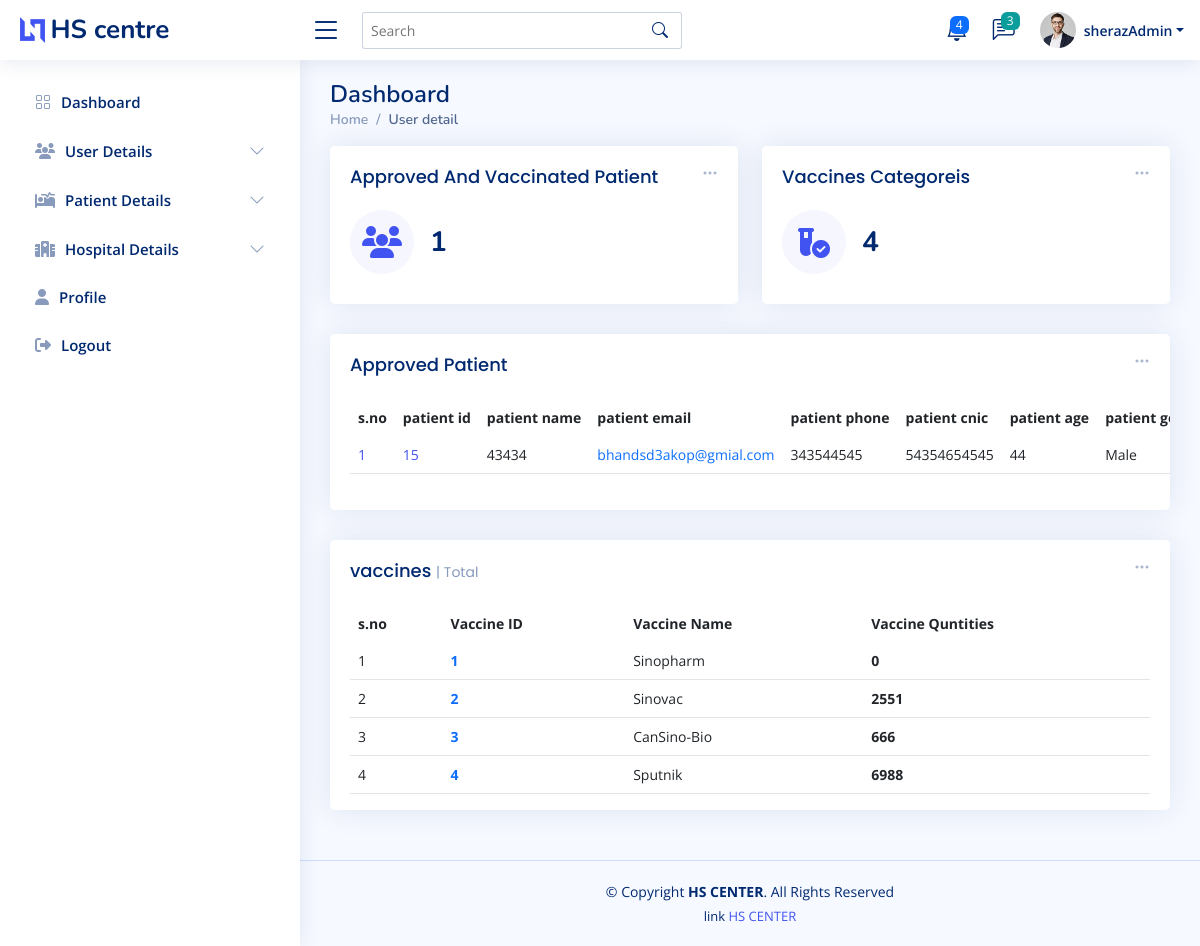
/admin_app_pat.php (signed in), run on the app's committed database.
### tables this page shows
CREATE TABLE `accept_patient` (
  `pateint_id` int(11) NOT NULL,
  `reg_pateint_id` int(11) NOT NULL,
  `patient_name` varchar(200) NOT NULL,
  `patient_email` varchar(200) NOT NULL,
  `patient_phone` varchar(255) NOT NULL,
  `patient_cnic` varchar(255) NOT NULL,
  `patient_age` varchar(222) NOT NULL,
  `patient_select_hos` varchar(222) NOT NULL,
  `patient_gender` varchar(222) NOT NULL,
  `patient_vacc` varchar(222) NOT NULL,
  `patient_app_day` varchar(222) NOT NULL,
  `pateint_dos_1` varchar(222) NOT NULL,
  `pateint_dos_2` varchar(222) NOT NULL,
  `pateint_dos_1_date` varchar(111) NOT NULL,
  `pateint_dos_2_date` varchar(111) NOT NULL
);

CREATE TABLE `vaccine` (
  `vaccine_id` int(11) NOT NULL,
  `vaccine_name` varchar(222) NOT NULL,
  `vaccine_qunt` int(11) NOT NULL
);

### admin_app_pat.php (the view, shortened to what this page needs)
<?php
require 'conn.php';
$fetch_vaccineQ = "SELECT * FROM `vaccine`";
$fetch_vaccine = mysqli_query($conn,$fetch_vaccineQ);
$totalvaccine = mysqli_num_rows($fetch_vaccine);
$fetch_app_PatientQ = "SELECT * FROM `accept_patient` WHERE `pateint_dos_1`='not vaccinated' AND `pateint_dos_2`='not vaccinated' OR `pateint_dos_1`='vaccinated' AND `pateint_dos_2`='not vaccinated'";
$fetch_app_Patient = mysqli_query($conn,$fetch_app_PatientQ);
$total_app_Patient = mysqli_num_rows($fetch_app_Patient);
?>
<!DOCTYPE html>
<html lang="en">
<head>
  <?php require './component/_admin_link.php'?>
</head>
<body>
<?php require './component/_admin_nav.php';?>
  <main id="main" class="main " >
    <div class="pagetitle ">
      <h1>Dashboard</h1>
      <nav>
        <ol class="breadcrumb">
          <li class="breadcrumb-item"><a href="admin-index.php">Home</a></li>
          <li class="breadcrumb-item active">User detail</li>
        </ol>
      </nav>
    </div>
    <section class="section dashboard ">
      <div class="row ">
        <div class="col-lg-12">
          <div class="row ">
            <div class="col-xxl-4 col-md-6  w-50">
              <div class="card info-card sales-card">
                <div class="filter">
                  <a class="icon" href="#" data-bs-toggle="dropdown"><i class="bi bi-three-dots"></i></a>
                </div>
                <div class="card-body">
                  <h5 class="card-title">Approved And Vaccinated Patient </h5>
                  <div class="d-flex align-items-center">
                    <div class="card-icon rounded-circle d-flex align-items-center justify-content-center">
                    <i class="fa-solid fa-users"></i>
                    </div>
                    <div class="ps-3">
                      <h6><?=$total_app_Patient?></h6>
                    </div>
                  </div>
                </div>
              </div>
            </div>
            <div class="col-xxl-4 col-xl-12 w-50">
<div class="card info-card sales-card">
  <div class="filter">
    <a class="icon" href="#" data-bs-toggle="dropdown"><i class="bi bi-three-dots"></i></a>
  </div>
  <div class="card-body">
    <h5 class="card-title">Vaccines Categoreis </h5>
    <div class="d-flex align-items-center">
      <div class="card-icon rounded-circle d-flex align-items-center justify-content-center">
      <i class="fa-solid fa-vial-circle-check"></i>
      </div>
      <div class="ps-3">
        <h6><?=$totalvaccine?></h6>
      </div>
    </div>
  </div>
</div>
</div>
 <div class="col-12" >
              <div class="card recent-sales overflow-auto">
                <div class="filter">
                  <a class="icon" href="#" data-bs-toggle="dropdown"><i class="bi bi-three-dots"></i></a>
                </div>
                <div class="card-body">
                  <h5 class="card-title">Approved Patient</h5>
                  <table class="table table-borderless datatable" id="dowload_pdf">
                    <thead>
                      <tr>
                        <th scope="col">s.no</th>
                        <th scope="col">patient id</th>
                        <th scope="col">patient name</th>
                        <th scope="col">patient email</th>
                        <th scope="col">patient phone</th>
                        <th scope="col">patient cnic</th>
                        <th scope="col">patient age</th>
                        <th scope="col">patient gender</th>
                      </tr>
                    </thead>
                    <tbody>
                    <?php
                    if($total_app_Patient  > 0){
                      while($app_patient_data = mysqli_fetch_assoc($fetch_app_Patient)){
                        $j+=1;
if($app_patient_data['pateint_dos_1'] == 'vaccinated'){
    echo '<tr>
    <td scope="row"><a href="#">'.$j.'</a></td>
    <td scope="row"><a href="#">'.$app_patient_data['reg_pateint_id'].'</a></td>
    <td>'.$app_patient_data['patient_name'].'</td>
    <td><a  class="text-primary">'.$app_patient_data['patient_email'].'</a></td>
    <td>'.$app_patient_data['patient_phone'].'</td>
    <td>'.$app_patient_data['patient_cnic'].'</td>
    <td>'.$app_patient_data['patient_age'].'</td>
    <td>'.$app_patient_data['patient_gender'].'</td>
    <td>'.$app_patient_data['patient_vacc'].'</td>
    <td>'.$app_patient_data['patient_app_day'].'</td>
    <td>'.$app_patient_data['patient_select_hos'].'</td>
    <td>'.$app_patient_data['pateint_dos_1'].'</td>
    <td>'.$app_patient_data['pateint_dos_1_date'].'</td>
    <td>'.$app_patient_data['pateint_dos_2'].'</td>
    <td>'.$app_patient_data['pateint_dos_2_date'].'</td>
    <td><a  href="admin_pat_update.php?patient_ID='.$app_patient_data['pateint_id'].'" class="badge bg-success ">Update</a></td>  </tr>';
}
}
                    }
                    ?>
                    </tbody>
                  </table>
                </div>
              </div>
            </div>
<div class="col-12 ">
              <div class="card top-selling overflow-auto">
                <div class="filter">
                  <a class="icon" href="#" data-bs-toggle="dropdown"><i class="bi bi-three-dots"></i></a>
                </div>
                <div class="card-body pb-0">
                  <h5 class="card-title">vaccines <span>| Total</span></h5>
                  <table class="table table-borderless">
                    <thead>
                      <tr>
                        <th scope="col">s.no</th>
                        <th scope="col">Vaccine ID</th>
                        <th scope="col">Vaccine Name</th>
                        <th scope="col">Vaccine Quntities</th>
                      </tr>
                    </thead>
                    <tbody>
                      <?php
                      if($totalvaccine > 0){
                        while($vaccine_data = mysqli_fetch_assoc($fetch_vaccine)){
                          $k+=1;
                          echo ' <tr>
                          <td>'.$k.'</td>
                          <td><a href="#" class="text-primary fw-bold">'.$vaccine_data['vaccine_id'].'</a></td>
                          <td>'.$vaccine_data['vaccine_name'].'</td>
                          <td class="fw-bold">'.$vaccine_data['vaccine_qunt'].'</td>
                        </tr>';
                        }
                      }
                      ?>
                    </tbody>
                  </table>
                </div>
              </div>
            </div>
          </div>
        </div>
      </div>
    </section>
  </main>
  <?php require './component/_admin_footer.php'?>
</body>
</html>

### assets_admin/css/style.css (style rules this page uses)
:root { scroll-behavior: smooth; }
body { font-family: "Open Sans", sans-serif; background: #f6f9ff; color: #444444; }
a { color: #4154f1; text-decoration: none; }
h1, h2, h3, h4, h5, h6 { font-family: "Nunito", sans-serif; }
#main { margin-top: 60px; padding: 20px 30px; transition: all 0.3s; }
.pagetitle { margin-bottom: 10px; }
.pagetitle h1 { font-size: 24px; margin-bottom: 0; font-weight: 600; color: #012970; }
.card { margin-bottom: 30px; border: none; border-radius: 5px; box-shadow: 0px 0 30px rgba(1, 41, 112, 0.1); }
.card-title { padding: 20px 0 15px 0; font-size: 18px; font-weight: 500; color: #012970; font-family: "Poppins", sans-serif; }
.card-title span { color: #899bbd; font-size: 14px; font-weight: 400; }
.card-body { padding: 0 20px 20px 20px; }
.breadcrumb { font-size: 14px; font-family: "Nunito", sans-serif; color: #899bbd; font-weight: 600; }
.breadcrumb a { color: #899bbd; transition: 0.3s; }
.breadcrumb .breadcrumb-item::before { color: #899bbd; }
.breadcrumb .active { color: #51678f; font-weight: 600; }
@media (min-width: 1200px) { #main, #footer { margin-left: 300px; } }
.dashboard .filter { position: absolute; right: 0px; top: 15px; }
.dashboard .filter .icon { color: #aab7cf; padding-right: 20px; padding-bottom: 5px; transition: 0.3s; font-size: 16px; }
.dashboard .info-card { padding-bottom: 10px; }
.dashboard .info-card h6 { font-size: 28px; color: #012970; font-weight: 700; margin: 0; padding: 0; }
.dashboard .card-icon { font-size: 32px; line-height: 0; width: 64px; height: 64px; flex-shrink: 0; flex-grow: 0; }
.dashboard .sales-card .card-icon { color: #4154f1; background: #f6f6fe; }
.dashboard .recent-sales { font-size: 14px; }
.dashboard .recent-sales .table thead { background: #f6f6fe; }
.dashboard .recent-sales .table thead th { border: 0; }
.dashboard .top-selling { font-size: 14px; }
.dashboard .top-selling .table thead { background: #f6f6fe; }
.dashboard .top-selling .table thead th { border: 0; }
.dashboard .top-selling .table tbody td { vertical-align: middle; }

### admin_app_pat.php (style rules this page uses)
table { max-width: 100vw !important; overflow-x: scroll !important; }
table th { white-space: nowrap; }
table td { border-bottom: 1px solid #e4e4e4 !important; }

### data on the page
accept_patient: reg_pateint "15", patient_name "43434", patient_email "bhandsd3akop@gmial.com", patient_phone "343544545", patient_cnic "54354654545", patient_age "44", patient_gender "Male"
vaccine: vaccine_id "1", vaccine_name "Sinopharm", vaccine_qunt "0"
vaccine: vaccine_id "2", vaccine_name "Sinovac", vaccine_qunt "2551"
vaccine: vaccine_id "3", vaccine_name "CanSino-Bio", vaccine_qunt "666"
vaccine: vaccine_id "4", vaccine_name "Sputnik", vaccine_qunt "6988"

### other printed values
$_SESSION['admin_name'] "sherazAdmin"
$total_app_Patient "1"
$totalvaccine "4"
